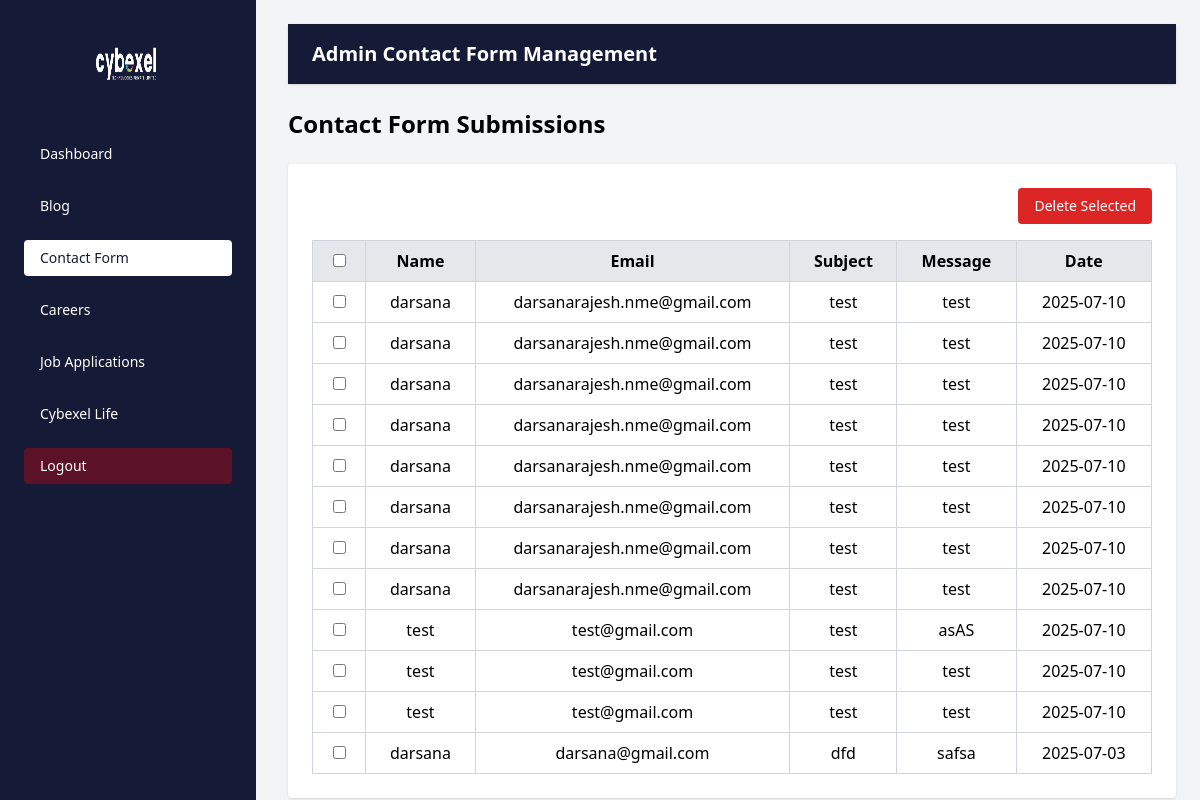
Page /admin_contact/ on the earlier database version.
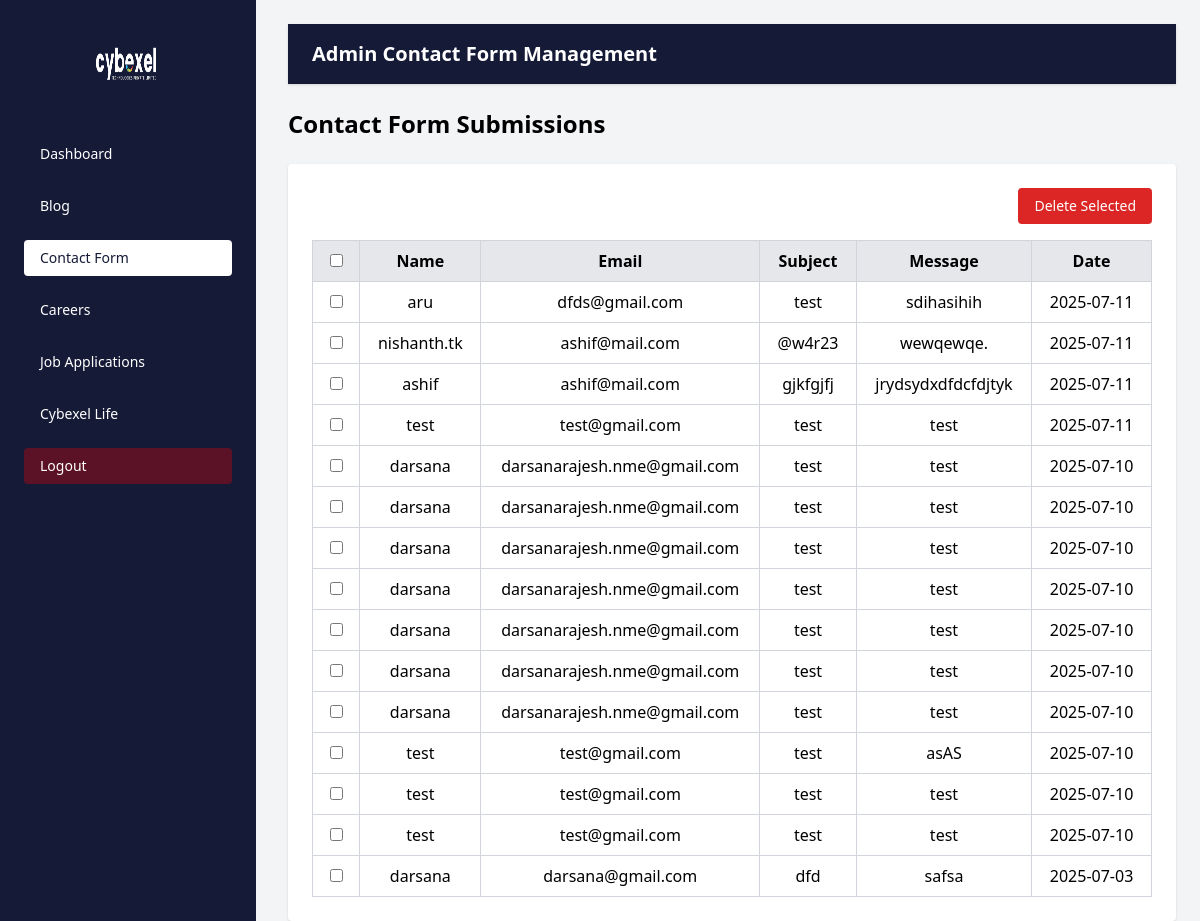
Same page on the later database version.
### cybexelapp/models.py (models this page shows, shortened)
class ContactSubmission(models.Model):
    name = models.CharField(max_length=255)
    email = models.EmailField()
    subject = models.CharField(max_length=255)
    message = models.TextField()
    submitted_at = models.DateTimeField(auto_now_add=True)

### cybexelapp/views.py (the view)
# urls.py: path('admin_contact/', views.admin_contact, name='admin_contact'),
def admin_contact(request):
    contacts = ContactSubmission.objects.all().order_by('-submitted_at')
    return render(request, 'admin_contact.html', {'contacts': contacts})

### cybexelapp/templates/admin_contact.html (shortened to what this page needs)
{% load static %}
<!DOCTYPE html>
<html lang="en">
<head>
    <script src="https://cdn.tailwindcss.com"></script>
</head>
<body class="bg-gray-100">
    <div class="flex h-screen">
           <aside class="w-64 bg-[#151a37] text-white p-6 fixed h-screen"">
      <div class="flex items-center justify-center mb-8">
        <img src="{% static 'images/logo1.png' %}" alt="Logo" class="w-20 h-20 rounded-full">
      </div>
      <nav>
        <ul class="space-y-4 text-sm">
           <li>
            <a href="{% url 'admin_dashboard' %}" class="block py-2 px-4 rounded hover:bg-white hover:text-[#151a37]">
              Dashboard
            </a>
          </li>
          <li>
            <a href="{% url 'admin_blog' %}" class="block py-2 px-4 rounded hover:bg-white hover:text-[#151a37]">
              Blog
            </a>
          </li>
          <li>
            <a href="{% url 'admin_contact' %}" class="block py-2 px-4 rounded bg-white text-[#151a37]">
              Contact Form
            </a>
          </li>
          <li>
            <a href="{% url 'admin_careers' %}" class="block py-2 px-4 rounded hover:bg-white hover:text-[#151a37]">
              Careers
            </a>
          </li>
          <li>
            <a href="{% url 'admin_job_applications' %}" class="block py-2 px-4 rounded hover:bg-white hover:text-[#151a37]">
              Job Applications
            </a>
          </li>
          <li>
            <a href="{% url 'admin_cybexelife' %}" class="block py-2 px-4 rounded hover:bg-white hover:text-[#151a37]">
              Cybexel Life
            </a>
          </li>
          <li>
  <a href="{% url 'logout' %}" class="block py-2 px-4 rounded bg-[red]/30 text-white">
    Logout
  </a>
</li>
        </ul>
      </nav>
    </aside>
        <div class="flex-1 p-6 pl-[18rem]">
          <div class="w-full bg-[#151a37] text-white py-4 px-6 r shadow mb-6">
    <h2 class="text-xl font-semibold">Admin Contact Form Management</h2>
  </div>
            <h1 class="text-2xl font-bold mb-6">Contact Form Submissions</h1>
            <form method="POST" action="{% url 'bulk_delete_contacts' %}" onsubmit="return confirm('Delete selected contacts?')">
  <div class="bg-white p-6 rounded shadow">
    <div class="flex justify-end mb-4">
      <button type="submit" class="bg-red-600 text-white px-4 py-2 rounded hover:bg-red-700 text-sm">
        Delete Selected
      </button>
    </div>
    <table class="w-full border-collapse border border-gray-300">
      <thead>
        <tr class="bg-gray-200 text-center">
          <th class="border border-gray-300 px-4 py-2">
            <input type="checkbox" id="select-all" />
          </th>
          <th class="border border-gray-300 px-4 py-2">Name</th>
          <th class="border border-gray-300 px-4 py-2">Email</th>
          <th class="border border-gray-300 px-4 py-2">Subject</th>
          <th class="border border-gray-300 px-4 py-2">Message</th>
          <th class="border border-gray-300 px-4 py-2">Date</th>
        </tr>
      </thead>
      <tbody>
        {% for contact in contacts %}
        <tr class="text-center">
          <td class="border border-gray-300 px-4 py-2">
            <input type="checkbox" name="selected_ids" value="{{ contact.id }}">
          </td>
          <td class="border border-gray-300 px-4 py-2">{{ contact.name }}</td>
          <td class="border border-gray-300 px-4 py-2">{{ contact.email }}</td>
          <td class="border border-gray-300 px-4 py-2">{{ contact.subject }}</td>
          <td class="border border-gray-300 px-4 py-2">{{ contact.message }}</td>
          <td class="border border-gray-300 px-4 py-2">{{ contact.submitted_at|date:"Y-m-d" }}</td>
        </tr>
        {% empty %}
        <tr>
          <td colspan="6" class="text-center py-4">No submissions yet.</td>
        </tr>
        {% endfor %}
      </tbody>
    </table>
  </div>
</form>
        </div>
    </div>
</body>
</html>

Differences in the rows shown:
removed ContactSubmission: name "darsana", email "darsanarajesh.nme@gmail.com", subject "test", message "test", submitted_at "2025-07-10"
added ContactSubmission: name "aru", email "dfds@gmail.com", subject "test", message "sdihasihih", submitted_at "2025-07-11"
added ContactSubmission: name "nishanth.tk", email "ashif@mail.com", subject "@w4r23", message "wewqewqe.", submitted_at "2025-07-11"
added ContactSubmission: name "ashif", email "ashif@mail.com", subject "gjkfgjfj", message "jrydsydxdfdcfdjtyk", submitted_at "2025-07-11"
added ContactSubmission: name "test", email "test@gmail.com", subject "test", message "test", submitted_at "2025-07-11"
